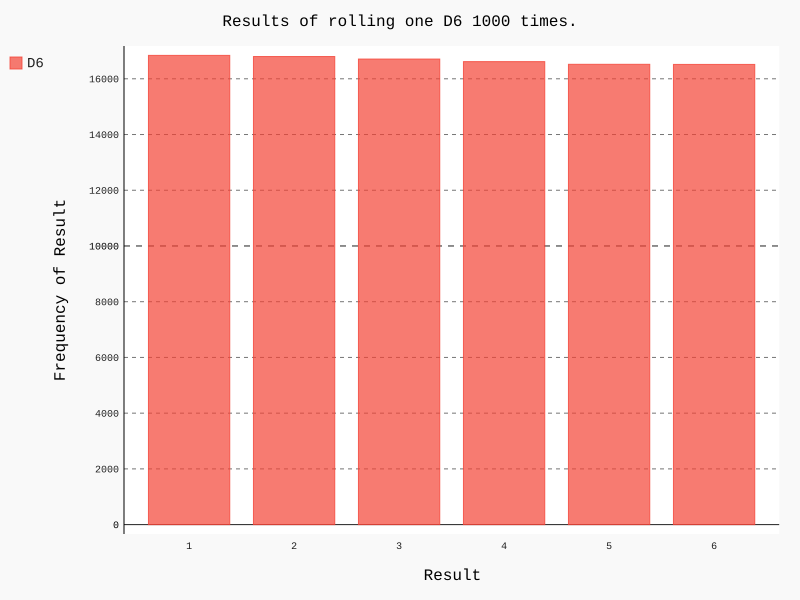

This chart was generated by the following Python code:
from die import Die
import pygal
# 创建一个D6
die = Die()

# 掷几次骰子，并将结果存储在一个列表中
results = []
for roll_num in range(100000):
    result = die.roll()
    results.append(result)



# 分析结果
frequencies = []
for value in range(1, die.num_sides+1):
    frequency = results.count(value)
    frequencies.append(frequency)
print(frequencies)

# 对结果进行可视化
hist = pygal.Bar()
hist.title = "Results of rolling one D6 1000 times."
hist.x_labels = ['1', '2', '3', '4', '5', '6']
hist.x_title = "Result"
hist.y_title = "Frequency of Result"
hist.add('D6', frequencies)
hist.render_to_file('die_visual.svg')
